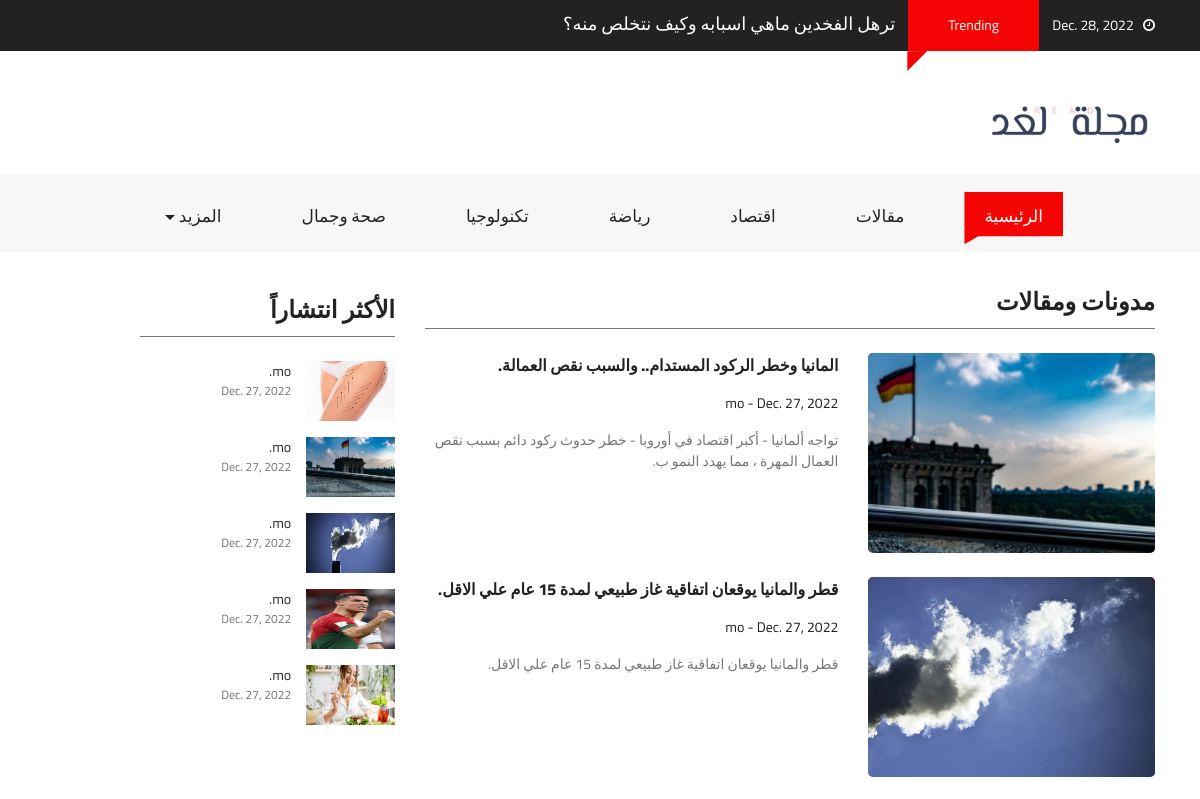
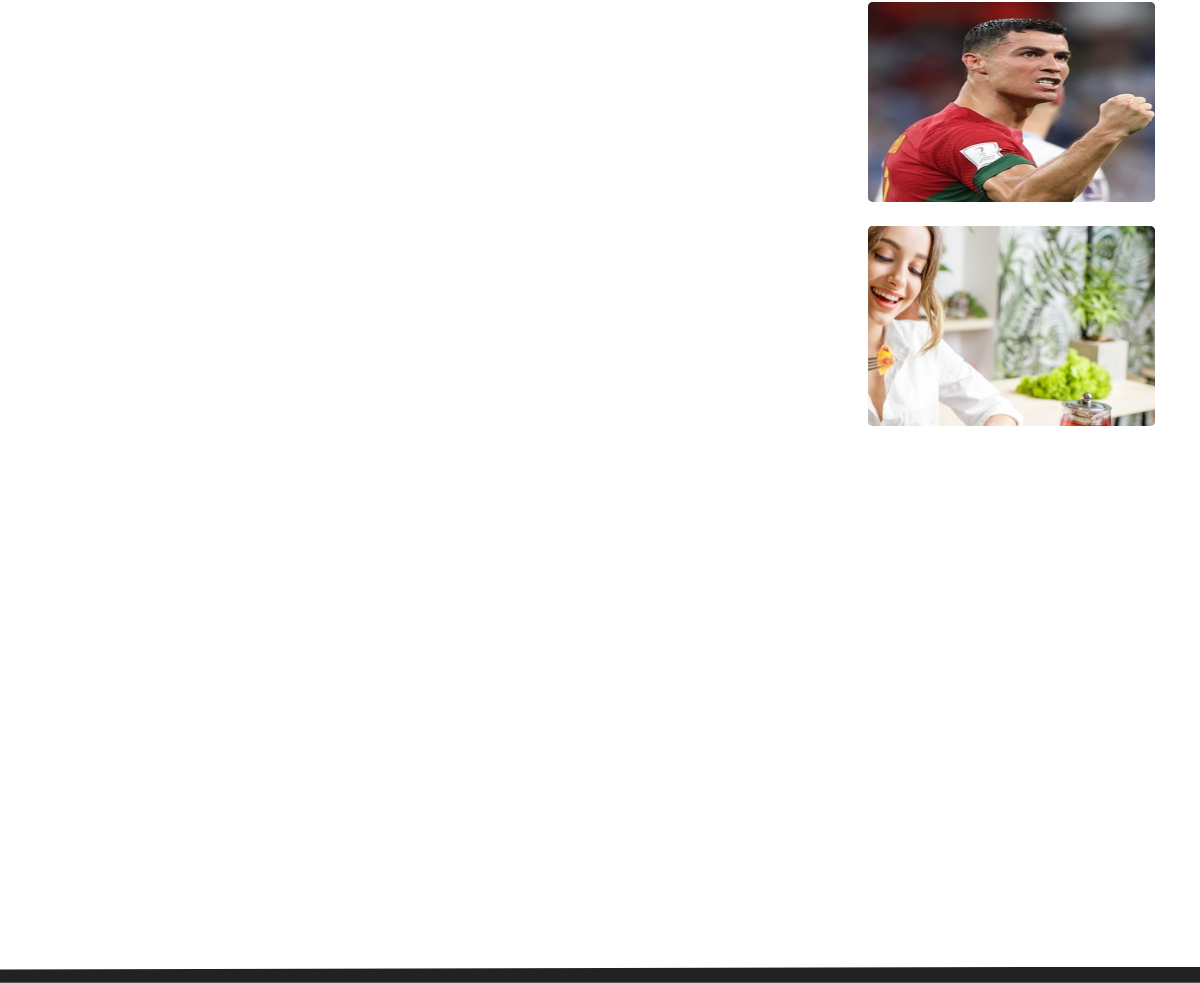
Screenshot of /blog/ with the database file from the repository (2 pictures, top to bottom).
### main/models.py (models this page shows, shortened)
class New(models.Model):
    type_post = [
        ('News','News'),
        ('Blogs','Blogs'),
    ]
    choices= [
        ('ثقافة','ثقافة'),
        ('اقتصاد','اقتصاد'),
        ('رياضة','رياضة'),
        ('صحةوجمال','صحةوجمال'),
        ('تكنولوجيا','تكنولوجيا'),
    ]
    title = models.CharField(max_length=100)
    author = models.CharField(max_length=20,null=True, blank=True)
    image = models.ImageField()
    date_post = models.DateField(null=True, blank=True)
    short_decsription = models.CharField(max_length=100)
    long_decsription = models.TextField(default='DESC')
    type = models.CharField(max_length=50, choices=type_post,default='Blogs')
    most_popular = models.BooleanField(default=False)
    trending = models.BooleanField(default=False)
    main = models.BooleanField(default=False)
    main2 = models.BooleanField(default=False)
    cate = models.CharField(choices=choices,max_length=12)

### main/views.py (the view)
# urls.py: path('blog/', views.blogs, name='blog'),
def blogs(request):
    blogs = New.objects.filter(type='Blogs').order_by('-date_post')
    date_now  = datetime.datetime.now()
    context={
        'blog':blogs,
        'most':most,
        'trend':trend,
        'D_N':date_now.date(),
        'mostrend':trend[0]
    }
    return render(request,'main/blog.html',context)

### templates/main/blog.html (shortened to what this page needs)
{% extends "./layout.html" %}
{% load static %}
{% block content %}
<div class="container-fluid pb-4 pt-4 paddding">
    <div class="container paddding">
        <div class="row mx-0">
            <div class="col-md-8 animate-box" data-animate-effect="fadeInLeft">
                <div>
                    <div class="fh5co_heading fh5co_heading_border_bottom py-2 mb-4" style="font-weight: bold;" >مدونات ومقالات</div>
                </div>
                {% for bl in blog %}
                {% if    bl.most_popular and  not bl.trending %}
                <div class="row pb-4 more">
                    <div class="col-md-5">
                        <a href="{% url 'main:page' bl.id %}">
                        <div class="fh5co_hover_news_img">
                            <div class="fh5co_news_img"><img src="{{bl.image.url}}" alt=""/></div>
                        </div>
                        </a>
                    </div>
                    <div class="col-md-7 animate-box">
                        <a href="{% url 'main:page' bl.id %}" class="fh5co_magna py-2"> {{bl.title}}. <br> </a> <a href="{% url 'main:page' bl.id %}" class="fh5co_mini_time py-3"> {{bl.author}} -
                        {{bl.date_post}} </a>
                        <div class="fh5co_consectetur"> {{bl.short_decsription}}.
                        </div>
                    </div>
                </div>
                {% endif %}
                {% endfor %}
            </div>
            <div class="col-md-3 animate-box" data-animate-effect="fadeInRight">
                <div>
                    <div class="fh5co_heading fh5co_heading_border_bottom pt-3 py-2 mb-4" style="font-weight: bold;">الأكثر انتشاراً</div>
                </div>
                {% for bm in blog %}
                {% if  bm.most_popular  %}
                <div class="row pb-3">
                    <div class="col-5 align-self-center">
                        <img src="{{bm.image.url}}" alt="img" class="fh5co_most_trading"/>
                    </div>
                    <div class="col-7 paddding">
                        <div class="most_fh5co_treding_font"> {{bm.author}}.</div>
                        <div class="most_fh5co_treding_font_123"> {{bm.date_post}}</div>
                    </div>
                </div>
                {% endif %}
                {% endfor %}
            </div>
        </div>
    </div>
</div>
<div class="container-fluid pb-4 pt-5">
</div>
{%endblock%}

### templates/main/layout.html (shortened to what this page needs)
{% load static %}
<!DOCTYPE html>
<html lang="en" class="no-js">
<head>
    <link href="{% static 'css/media_query.css' %}" rel="stylesheet" type="text/css"/>
    <link href="{% static 'css/bootstrap.css' %}" rel="stylesheet" type="text/css"/>
    <link href="https://maxcdn.bootstrapcdn.com/font-awesome/4.7.0/css/font-awesome.min.css" rel="stylesheet"
>
    <link href="{% static 'css/animate.css' %}" rel="stylesheet" type="text/css"/>
    <link href="{% static 'css/owl.carousel.css' %}" rel="stylesheet" type="text/css"/>
    <link href="{% static 'css/owl.theme.default.css' %}" rel="stylesheet" type="text/css"/>
    <link href="{% static 'css/style_1.css' %}" rel="stylesheet" type="text/css"/>
</head>
<body class="{% block class %}{%endblock%}" dir="rtl">
<div class="container-fluid fh5co_header_bg">
    <div class="container">
        <div class="row" >
            <div class="col-12 fh5co_mediya_center"><a href="" class="color_fff fh5co_mediya_setting" dir="rtl"><i
                    class="fa fa-clock-o"></i>&nbsp;&nbsp;&nbsp;{{D_N}}</a>
                <div class="d-inline-block fh5co_trading_posotion_relative"><a href="" class="treding_btn">Trending</a>
                    <div class="fh5co_treding_position_absolute"></div>
                </div>
                <a href="{% url 'main:page' mostrend.id %}" class="color_fff fh5co_mediya_setting" style= "font-size:18px">{{mostrend.title}}</a>
            </div>
        </div>
    </div>
</div>
<div class="container-fluid">
    <div class="container">
        <div class="row">
            <div class="col-12 col-md-3 fh5co_padding_menu" >
                <img style= "width:200px;" src="/media/logo.png" alt="img" class="fh5co_logo_width"/>
            </div>
            </div>
        </div>
    </div>
<div class="container-fluid bg-faded fh5co_padd_mediya padding_786">
    <div class="container padding_786">
        <nav class="navbar navbar-toggleable-md navbar-light ">
            <div class="collapse navbar-collapse" id="navbarSupportedContent">
                <ul class="navbar-nav mr-auto" style= "font-size : 17px">
                    <li class="nav-item active">
                        <a class="nav-link" href="{% url 'main:index'%}">الرئيسية <span class="sr-only">(current)</span></a>
                    </li>
                    <li class="nav-item ">
                        <a class="nav-link" href="{% url 'main:blog'%}">مقالات <span class="sr-only">(current)</span></a>
                    </li>
                    <li class="nav-item ">
                        <a class="nav-link" href="{% url 'main:section' 'اقتصاد' %}">اقتصاد <span class="sr-only">(current)</span></a>
                    </li>
                    <li class="nav-item ">
                        <a class="nav-link" href="{% url 'main:section' 'رياضة' %}">رياضة <span class="sr-only">(current)</span></a>
                    </li>
                    <li class="nav-item ">
                        <a class="nav-link" href="{% url 'main:section' 'تكنولوجيا' %}">تكنولوجيا <span class="sr-only">(current)</span></a>
                    </li>
                    <li class="nav-item ">
                        <a class="nav-link" href="{% url 'main:section' 'صحةوجمال' %}">صحة وجمال <span class="sr-only">(current)</span></a>
                    </li>
                    <li class="nav-item dropdown">
                        <a class="nav-link dropdown-toggle" href="#" id="dropdownMenuButton2" data-toggle="dropdown"
                           aria-haspopup="true" aria-expanded="false">المزيد <span class="sr-only">(current)</span></a>
                    </li>
                </ul>
            </div>
        </nav>
    </div>
</div>
{% block content %} {% endblock %}
<div class="container-fluid fh5co_footer_bg pb-3">
</body>
</html>

### main/static/css/style_1.css (style rules this page uses)
a,a:hover { color:#f50404 }
.fh5co_header_bg { background:#222;color:#fff }
.color_fff { color:#fff !important }
.treding_btn { background:#f50404;color:#fff;margin:0 10px;display:inline-block;padding:15px 40px }
.fh5co_trading_posotion_relative { position:relative }
.fh5co_treding_position_absolute { -webkit-clip-path:polygon(0 1%, 100% 0, 0 100%, 0% 100%);-moz-clip-path:polygon(0 1%, 100% 0, 0 100%, 0% 100%);-ms-clip-path:polygon(0 1%, 100% 0, 0 100%, 0% 100%);clip-path:polygon(0 1%, 100% 0, 0 100%, 0% 100%);height:20px;width:20px;background:#f50404;position:absolute;left:9px }
.fh5co_logo_width { width:130px }
.navbar-light .navbar-nav .open>.nav-link,.navbar-light .navbar-nav .active>.nav-link,.navbar-light .navbar-nav .nav-link.open,.navbar-light .navbar-nav .nav-link.active { color:#fff !important;padding-top:12px !important;padding-bottom:15px !important;padding-left:20px !important;padding-right:20px !important;margin:0 20px !important;-moz-transition:all .5s ease;-o-transition:all .5s ease;-webkit-transition:all .5s ease;-ms-transition:all .5s ease;transition:all .5s ease;background:#f50404 !important;-webkit-clip-path:polygon(100% 0, 100% 85%, 14% 85%, 0 100%, 0% 60%, 0 0);-moz-clip-path:polygon(100% 0, 100% 85%, 14% 85%, 0 100%, 0% 60%, 0 0);-ms-clip-path:polygon(100% 0, 100% 85%, 14% 85%, 0 100%, 0% 60%, 0 0);clip-path:polygon(100% 0, 100% 85%, 14% 85%, 0 100%, 0% 60%, 0 0) }
.navbar-light .navbar-nav .nav-link { color:#222 !important;padding-top:12px !important;padding-bottom:15px !important;padding-left:20px !important;padding-right:20px !important;margin:0 20px !important;-moz-transition:all .5s ease;-o-transition:all .5s ease;-webkit-transition:all .5s ease;-ms-transition:all .5s ease;transition:all .5s ease;position:relative !important;-webkit-clip-path:polygon(100% 0, 100% 85%, 14% 85%, 0 100%, 0% 60%, 0 0);-moz-clip-path:polygon(100% 0, 100% 85%, 14% 85%, 0 100%, 0% 60%, 0 0);-ms-clip-path:polygon(100% 0, 100% 85%, 14% 85%, 0 100%, 0% 60%, 0 0);clip-path:polygon(100% 0, 100% 85%, 14% 85%, 0 100%, 0% 60%, 0 0) }
.fh5co_padding_menu { padding:20px 0 }
.fh5co_padd_mediya { padding-top:10px }
.paddding { padding-left:0 !important;padding-right:0 !important }
.fh5co_heading { font-size:20px;color:#424040 }
.fh5co_heading_border_bottom { border-bottom:1px solid #777 }
.fh5co_news_img { height:200px;-webkit-border-radius:5px;-moz-border-radius:5px;-ms-border-radius:5px;border-radius:5px;overflow:hidden;position:relative;top:0;-webkit-box-shadow:inset 0 2px 3px 1px;-moz-box-shadow:inset 0 2px 3px 1px;-o-box-shadow:inset 0 2px 3px 1px;box-shadow:inset 0 2px 3px 1px;-moz-transition:all all 0.5s ease;-o-transition:all all 0.5s ease;-webkit-transition:all all 0.5s ease;-ms-transition:all all 0.5s ease;transition:all all 0.5s ease }
.fh5co_news_img>img { height:260px;min-width:100% }
.fh5co_magna { font-size:16px;color:#222 !important;font-weight:800 }
.fh5co_mini_time { font-size:14px;color:#222;display:inline-block }
.fh5co_consectetur { font-size:14px;color:#777 }
.fh5co_most_trading { height:60px;width:100% }
.most_fh5co_treding_font_123 { font-size:12px;color:#777 }
.fh5co_footer_bg { background:#222;color:#fff;-webkit-clip-path:polygon(0 17%, 100% 0, 100% 100%, 0% 100%);clip-path:polygon(0 17%, 100% 0, 100% 100%, 0% 100%) }
.fh5co_heading { font-size:24px;color:#222 }
.js .animate-box { opacity:0 }
.more { display: none; }
.more:nth-child(1), .more:nth-child(2), .more:nth-child(3), .more:nth-child(4), .more:nth-child(5) { display: flex; }

### rows the page displays
New: title "ترهل الفخدين ماهي اسبابه وكيف نتخلص منه؟", image (picture), author "mo", date_post "Dec. 27, 2022"
New: image (picture), title "المانيا وخطر الركود المستدام.. والسبب نقص العمالة", author "mo", date_post "Dec. 27, 2022", short_decsription "تواجه ألمانيا - أكبر اقتصاد في أوروبا - خطر حدوث ركود دائم بسبب نقص العمال المهرة ، مما يهدد النمو ب"
New: image (picture), title "قطر والمانيا يوقعان اتفاقية غاز طبيعي لمدة 15 عام علي الاقل", author "mo", date_post "Dec. 27, 2022", short_decsription "قطر والمانيا يوقعان اتفاقية غاز طبيعي لمدة 15 عام علي الاقل"
New: image (picture), author "mo", date_post "Dec. 27, 2022"
New: image (picture), author "mo", date_post "Dec. 27, 2022"
